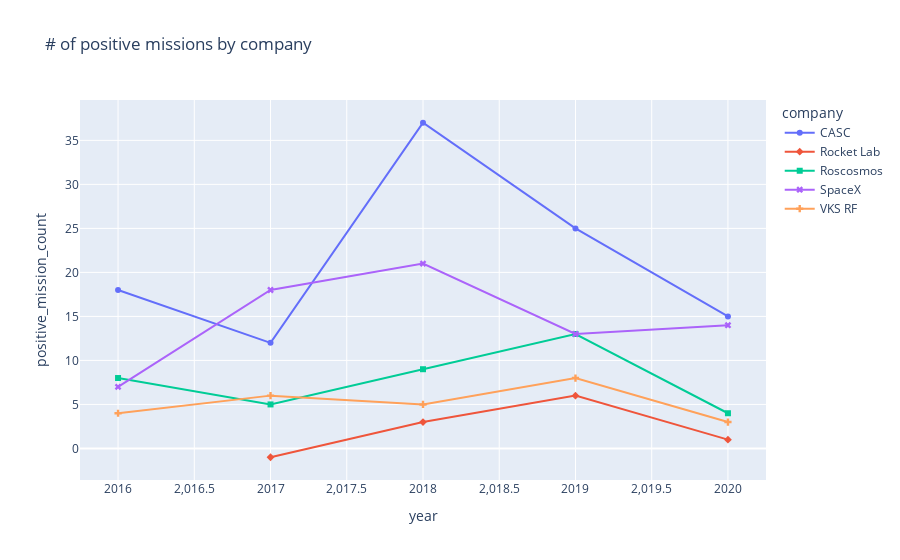

Write notebook code for a chart like this one.
### Markdown cell above
#### PLOT

### Code cell
# Allows us to create graph objects for making more customized plots
import plotly.graph_objects as go

fig = px.line(df_company_stats, x='year', y='positive_mission_count', color='company',
              symbol="company", title = '# of positive missions by company')
fig.show()

### Figure 1 — Plotly figure (JSON) as saved in the notebook; plotly's stock layout.template omitted (floating-point values rounded to 4 significant figures)
{"data": [{"hovertemplate": "company=CASC<br>year=%{x}<br>positive_mission_count=%{y}<extra></extra>", "legendgroup": "CASC", "line": {"color": "#636efa", "dash": "solid"}, "marker": {"symbol": "circle"}, "mode": "lines+markers", "name": "CASC", "orientation": "v", "showlegend": true, "type": "scatter", "x": [2016, 2017, 2018, 2019, 2020], "xaxis": "x", "y": [18, 12, 37, 25, 15], "yaxis": "y"}, {"hovertemplate": "company=Rocket Lab<br>year=%{x}<br>positive_mission_count=%{y}<extra></extra>", "legendgroup": "Rocket Lab", "line": {"color": "#EF553B", "dash": "solid"}, "marker": {"symbol": "diamond"}, "mode": "lines+markers", "name": "Rocket Lab", "orientation": "v", "showlegend": true, "type": "scatter", "x": [2017, 2018, 2019, 2020], "xaxis": "x", "y": [-1, 3, 6, 1], "yaxis": "y"}, {"hovertemplate": "company=Roscosmos<br>year=%{x}<br>positive_mission_count=%{y}<extra></extra>", "legendgroup": "Roscosmos", "line": {"color": "#00cc96", "dash": "solid"}, "marker": {"symbol": "square"}, "mode": "lines+markers", "name": "Roscosmos", "orientation": "v", "showlegend": true, "type": "scatter", "x": [2016, 2017, 2018, 2019, 2020], "xaxis": "x", "y": [8, 5, 9, 13, 4], "yaxis": "y"}, {"hovertemplate": "company=SpaceX<br>year=%{x}<br>positive_mission_count=%{y}<extra></extra>", "legendgroup": "SpaceX", "line": {"color": "#ab63fa", "dash": "solid"}, "marker": {"symbol": "x"}, "mode": "lines+markers", "name": "SpaceX", "orientation": "v", "showlegend": true, "type": "scatter", "x": [2016, 2017, 2018, 2019, 2020], "xaxis": "x", "y": [7, 18, 21, 13, 14], "yaxis": "y"}, {"hovertemplate": "company=VKS RF<br>year=%{x}<br>positive_mission_count=%{y}<extra></extra>", "legendgroup": "VKS RF", "line": {"color": "#FFA15A", "dash": "solid"}, "marker": {"symbol": "cross"}, "mode": "lines+markers", "name": "VKS RF", "orientation": "v", "showlegend": true, "type": "scatter", "x": [2016, 2017, 2018, 2019, 2020], "xaxis": "x", "y": [4, 6, 5, 8, 3], "yaxis": "y"}], "layout": {"legend": {"title": {"text": "company"}, "tracegroupgap": 0}, "title": {"text": "# of positive missions by company"}, "xaxis": {"anchor": "y", "domain": [0, 1], "title": {"text": "year"}}, "yaxis": {"anchor": "x", "domain": [0, 1], "title": {"text": "positive_mission_count"}}}}
